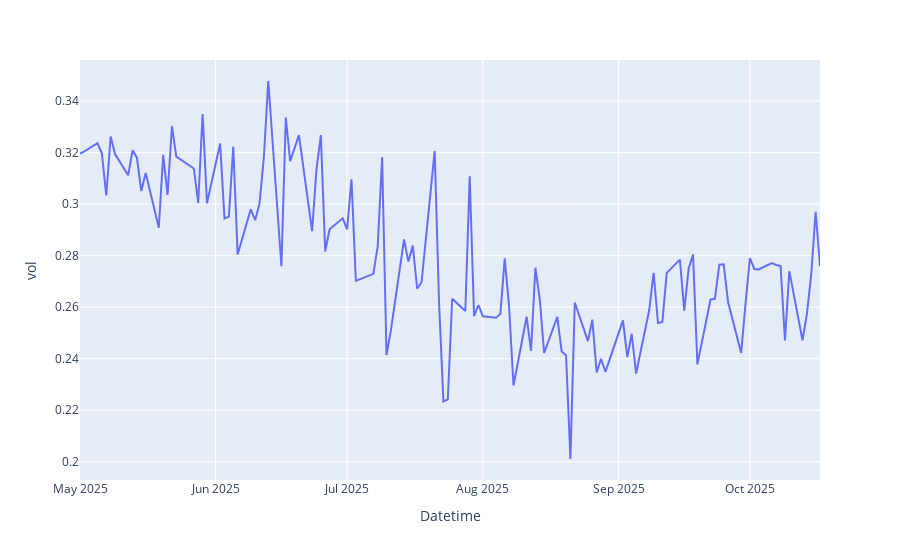

This figure's notebook cell:
### Code cell
vols_1_1y.reset_index().plot(y='vol', x='Datetime')
